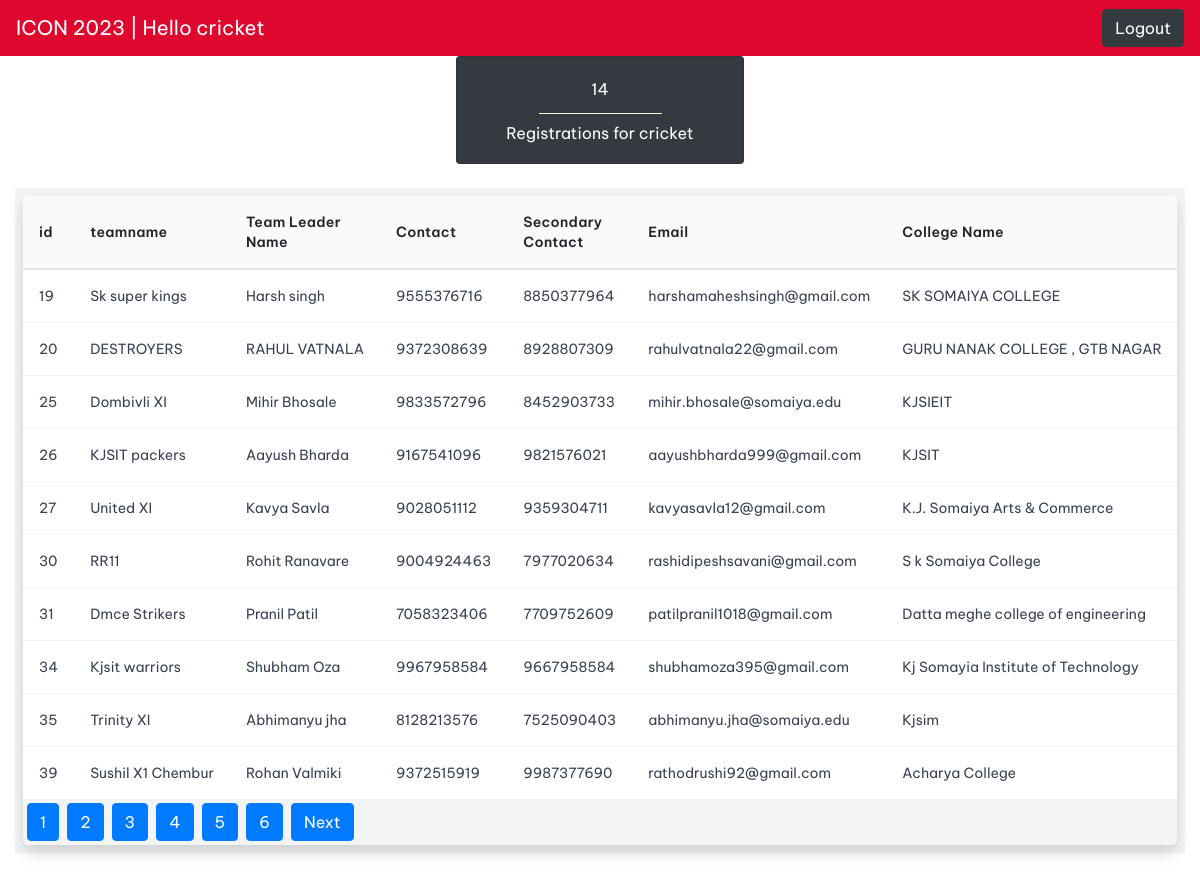
Page /admin/ec_page.php (signed in) on the committed database.
### tables this page shows
CREATE TABLE `team_details` (
  `teamdetail_id` int(10) NOT NULL,
  `teamname` varchar(255) NOT NULL,
  `teamleader_name` varchar(20) NOT NULL,
  `contact` varchar(11) NOT NULL,
  `secondarycontact` varchar(11) DEFAULT NULL,
  `email` varchar(30) DEFAULT NULL,
  `clg_name` varchar(40) NOT NULL,
  `clgproof` varchar(255) DEFAULT NULL,
  `game` varchar(30) DEFAULT NULL,
  `gallery_summary` varchar(1000) DEFAULT NULL
);

### admin/ec_team.php (the view, shortened to what this page needs)
<?php
@include 'config.php';
?>
<!DOCTYPE html>
<html lang="en">
<head>
    <link rel="stylesheet" href="https://maxcdn.bootstrapcdn.com/bootstrap/4.5.2/css/bootstrap.min.css" />
    <link href="https://cdn.jsdelivr.net/npm/tailwindcss@2.2.16/dist/tailwind.min.css" rel="stylesheet">
</head>
<body>
<?php
$des1 = $_SESSION['designation'];
$query = mysqli_query($conn, "SELECT count(*) FROM team_details where game = '$des1'");
if ($query) {
    $row = mysqli_fetch_row($query);
    $count = $row[0];
} else {
    $count = 0;
}
?>
<div class="col d-flex justify-content-center mb-4">
    <div class="card h-100 bg-dark text-white" style="width: 18rem">
        <div class="card-body text-center">
            <p class="card-title"><?php echo $count; ?></p>
            <hr style="
                border-top: 1px solid beige;
                width: 50%;
                margin: 10px auto;
            " />
            <h5 class="card-text">Registrations for <?php echo $des1; ?></h5>
        </div>
    </div>
</div>
    <div class="bg-gray-100">
                <div class="row">
                    <div class="col-12">
                    <div class="p-2">
        <div class="overflow-auto rounded-lg shadow hidden md:block">
            <table class="w-full">
                <thead class="bg-gray-50 border-b-2 border-gray-200">
                    <tr>
                    <th class="w-20 p-3 text-sm font-semibold tracking-wide text-left">id</th>
        <th class="p-3 text-sm font-semibold tracking-wide text-left">teamname</th>
        <th class="p-3 text-sm font-semibold tracking-wide text-left">Team Leader Name</th>
        <th class="p-3 text-sm font-semibold tracking-wide text-left">Contact</th>
        <th class="p-3 text-sm font-semibold tracking-wide text-left">Secondary Contact</th>
        <th class="p-3 text-sm font-semibold tracking-wide text-left">Email</th>
        <th class="p-3 text-sm font-semibold tracking-wide text-left">College Name</th>
                    </tr>
                </thead>
                <tbody class="divide-y divide-gray-100">
                <?php
    if (!isset ($_GET['page']) ) {
        $page = 1;
    } else {
        $page = $_GET['page'];
    }
    $results_per_page = 10;
    $page_first_result = ($page-1) * $results_per_page;
    $query = "select * from team_details";
    $resulta = mysqli_query($conn, $query);
    $number_of_result = mysqli_num_rows($resulta);
    $number_of_page = ceil ($number_of_result / $results_per_page);
    $des = $_SESSION['designation'];
    $solo_det = "SELECT * FROM team_details WHERE game = '$des' LIMIT " . $page_first_result . ',' . $results_per_page;
     $resultsolo=mysqli_query($conn,$solo_det);
     while($row=$resultsolo->fetch_assoc())
     {
    ?>
    <tr class="bg-white">
                        <td class="p-3 text-sm text-gray-700 whitespace-nowrap"><?php echo $row['teamdetail_id'];?></td>
                        <td class="p-3 text-sm text-gray-700 whitespace-nowrap"><?php echo $row['teamname'];?></td>
                        <td class="p-3 text-sm text-gray-700 whitespace-nowrap"><?php echo $row['teamleader_name'];?></td>
                        <td class="p-3 text-sm text-gray-700 whitespace-nowrap"><?php echo $row['contact'];?></td>
                        <td class="p-3 text-sm text-gray-700 whitespace-nowrap"><?php echo $row['secondarycontact'];?></td>
                        <td class="p-3 text-sm text-gray-700 whitespace-nowrap"><?php echo $row['email'];?></td>
                        <td class="p-3 text-sm text-gray-700 whitespace-nowrap"><?php echo $row['clg_name'];?></td>
                    </tr>
    <?php
    }
    ?>
                </tbody>
            </table>
            <?php
                for($i=1;$i<$number_of_page;$i++)
                {
                echo'<a class="btn btn-primary m-1" href="ec_page.php?page='.$i.'">'.$i.'</a>';
                }
                if($_GET["page"]<$number_of_page)
                {
                echo'<a class="btn btn-primary m-1" href="ec_page.php?page='.($_GET["page"]+1).'">Next</a>';
                }
            ?>
        </div>
                    </div>
                </div>
            </div>
</body>
</html>

### admin/ec_page.php (style rules this page uses)
body, header, footer { font-family: "Be Vietnam Pro", sans-serif; }
table { padding: 0.5rem !important; }

### admin/ec_team.php (style rules this page uses)
body, header, footer { font-family: "Be Vietnam Pro", sans-serif; }

### rows in the picture
team_details: teamdetail_id "19", teamname "Sk super kings", teamleader_name "Harsh singh", contact "9555376716", secondarycontact "8850377964", email "harshamaheshsingh@gmail.com", clg_name "SK SOMAIYA COLLEGE"
team_details: teamdetail_id "20", teamname "DESTROYERS", teamleader_name "RAHUL VATNALA", contact "9372308639", secondarycontact "8928807309", email "rahulvatnala22@gmail.com", clg_name "GURU NANAK COLLEGE , GTB NAGAR"
team_details: teamdetail_id "25", teamname "Dombivli XI", teamleader_name "Mihir Bhosale", contact "9833572796", secondarycontact "8452903733", email "mihir.bhosale@somaiya.edu", clg_name "KJSIEIT"
team_details: teamdetail_id "26", teamname "KJSIT packers", teamleader_name "Aayush Bharda", contact "9167541096", secondarycontact "9821576021", email "aayushbharda999@gmail.com", clg_name "KJSIT"
team_details: teamdetail_id "27", teamname "United XI", teamleader_name "Kavya Savla", contact "9028051112", secondarycontact "9359304711", email "kavyasavla12@gmail.com", clg_name "K.J. Somaiya Arts & Commerce"
team_details: teamdetail_id "30", teamname "RR11", teamleader_name "Rohit Ranavare", contact "9004924463", secondarycontact "7977020634", email "rashidipeshsavani@gmail.com", clg_name "S k Somaiya College"
team_details: teamdetail_id "31", teamname "Dmce Strikers", teamleader_name "Pranil Patil", contact "7058323406", secondarycontact "7709752609", email "patilpranil1018@gmail.com", clg_name "Datta meghe college of engineering"
team_details: teamdetail_id "34", teamname "Kjsit warriors", teamleader_name "Shubham Oza", contact "9967958584", secondarycontact "9667958584", email "shubhamoza395@gmail.com", clg_name "Kj Somayia Institute of Technology"
team_details: teamdetail_id "35", teamname "Trinity XI", teamleader_name "Abhimanyu jha", contact "8128213576", secondarycontact "7525090403", email "abhimanyu.jha@somaiya.edu", clg_name "Kjsim"
team_details: teamdetail_id "39", teamname "Sushil X1 Chembur", teamleader_name "Rohan Valmiki", contact "9372515919", secondarycontact "9987377690", email "rathodrushi92@gmail.com", clg_name "Acharya College"

### other values in the picture
$_SESSION['username'] "cricket"
$count "14"
$des1 "cricket"
